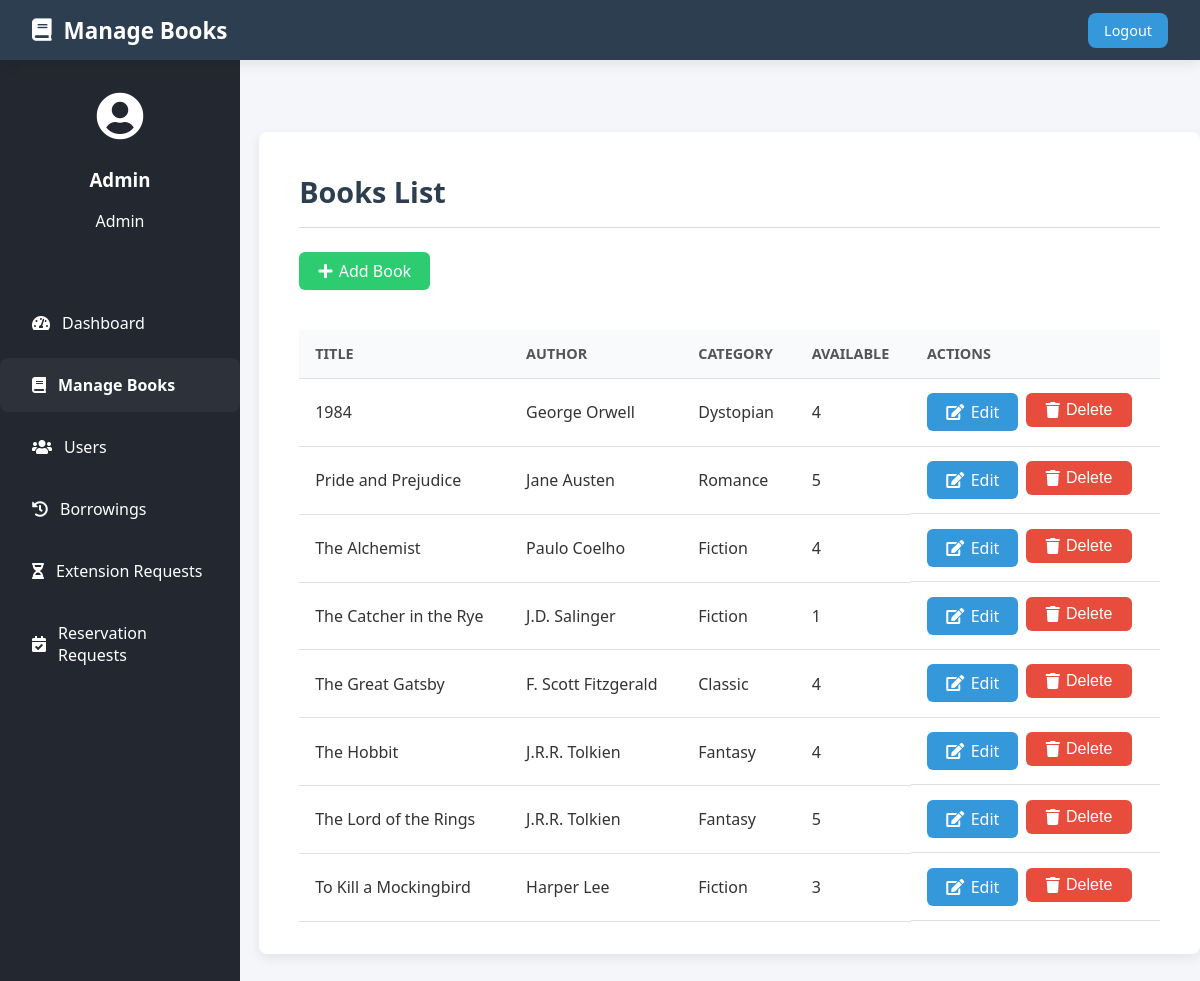
The page /manage-books.php (signed in) on the database as committed earlier.
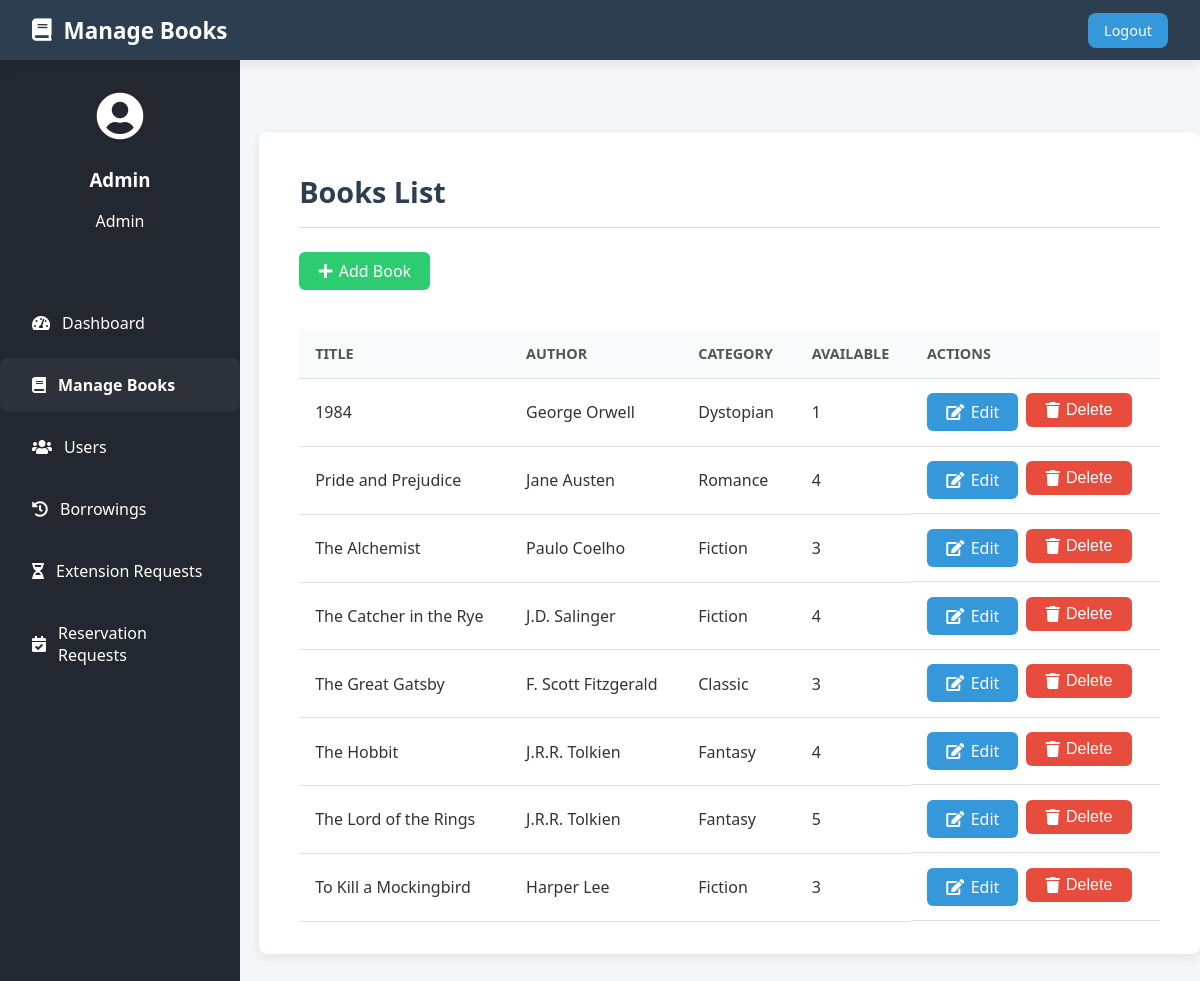
The same page on the database as committed later.
### tables this page shows
CREATE TABLE `books` (
  `book_id` int(11) NOT NULL,
  `title` varchar(150) NOT NULL,
  `author` varchar(100) DEFAULT NULL,
  `category` varchar(50) DEFAULT NULL,
  `isbn` varchar(20) DEFAULT NULL,
  `total_copies` int(11) DEFAULT 1,
  `book_fine` int(11) NOT NULL,
  `available_copies` int(11) DEFAULT 1,
  `published_year` year(4) DEFAULT NULL,
  `cover_image` varchar(255) DEFAULT NULL,
  `is_ebook` tinyint(1) DEFAULT 0,
  `ebook_file` varchar(255) DEFAULT NULL,
  `description` text DEFAULT NULL,
  `published_date` date DEFAULT NULL
);

### manage-books.php (the view, shortened to what this page needs)
<?php
require_once 'config.php';
$admin_name = 'Admin';
if (isset($_SESSION['user_id'])) {
    $stmt = $conn->prepare("SELECT full_name FROM users WHERE user_id = ?");
    $stmt->bind_param("i", $_SESSION['user_id']);
    $stmt->execute();
    $stmt->bind_result($full_name);
    if ($stmt->fetch() && !empty($full_name)) {
        $admin_name = explode(' ', trim($full_name))[0];
    }
}
$books = [];
$result = $conn->query("SELECT * FROM books ORDER BY title ASC");
if ($result && $result->num_rows > 0) {
    while ($row = $result->fetch_assoc()) {
        $books[] = $row;
    }
}
?>
<!DOCTYPE html>
<html lang="en">
<head>
    <link rel="stylesheet" href="https://cdnjs.cloudflare.com/ajax/libs/font-awesome/5.15.4/css/all.min.css">
    <link rel="stylesheet" href="admin.css">
</head>
<body>
    <header class="admin-header">
        <h1><i class="fas fa-book"></i> Manage Books</h1>
        <a href="login_register.php?logout=1" class="logout-btn">Logout</a>
    </header>
    <div class="admin-wrapper">
        <aside class="admin-sidebar">
            <div class="user-info">
                <i class="fas fa-user-circle"></i>
                <h3><?= htmlspecialchars($admin_name) ?></h3>
                <p><?= ucfirst($_SESSION['user_type']) ?></p>
            </div>
            <ul class="nav-links">
                <li><a href="admin_page.php" class="nav-link"><i class="fas fa-tachometer-alt"></i> Dashboard</a></li>
                <li><a href="manage-books.php" class="nav-link active"><i class="fas fa-book"></i> Manage Books</a></li>
                <li><a href="manage-users.php" class="nav-link"><i class="fas fa-users"></i> Users</a></li>
                <li><a href="manage-borrow.php" class="nav-link"><i class="fas fa-history"></i> Borrowings</a></li>
                <li>
                    <a href="extension-requests.php" class="nav-link">
                        <i class="fas fa-hourglass-half"></i> Extension Requests
                    </a>
                </li>
                <li>
                    <a href="reservation-requests.php" class="nav-link">
                        <i class="fas fa-calendar-check"></i> Reservation Requests
                    </a>
                </li>
            </ul>
        </aside>
        <div class="admin-container">
            <main class="admin-main">
                <section class="admin-section active">
                    <h2>Books List</h2>
                    <a href="add-book.php" class="button add"><i class="fas fa-plus"></i> Add Book</a>
                    <div style="overflow-x:auto; margin-top:1rem;">
                        <table>
                            <thead>
                                <tr>
                                    <th>Title</th>
                                    <th>Author</th>
                                    <th>Category</th>
                                    <th>Available</th>
                                    <th>Actions</th>
                                </tr>
                            </thead>
                            <tbody>
                                <?php if (empty($books)): ?>
                                    <tr><td colspan="5" class="no-data">No books found in the library.</td></tr>
                                <?php else: foreach ($books as $book): ?>
                                    <tr>
                                        <td><?= htmlspecialchars($book['title']) ?></td>
                                        <td><?= htmlspecialchars($book['author']) ?></td>
                                        <td><?= htmlspecialchars($book['category']) ?></td>
                                        <td><?= (int)$book['available_copies'] ?></td>
                                        <td class="crud-actions">
                                            <a href="edit-book.php?id=<?= (int)$book['book_id'] ?>" class="button edit">
                                                <i class="fas fa-edit"></i> Edit
                                            </a>
                                            <form action="delete-book.php" method="post" style="display:inline;" onsubmit="return confirm('Delete this book?');">
                                                <button type="submit" class="button delete"><i class="fas fa-trash"></i> Delete</button>
                                            </form>
                                        </td>
                                    </tr>
                                <?php endforeach; endif; ?>
                            </tbody>
                        </table>
                    </div>
                </section>
            </main>
        </div>
    </div>
</body>
</html>

Rows that differ between the two databases and show on the page:
changed books "George Orwell": available_copies "4" → "1"
changed books "Pride and Prejudice": available_copies "5" → "4"
changed books "The Alchemist": available_copies "4" → "3"
changed books "The Catcher in the Rye": available_copies "1" → "4"
changed books "The Great Gatsby": available_copies "4" → "3"
